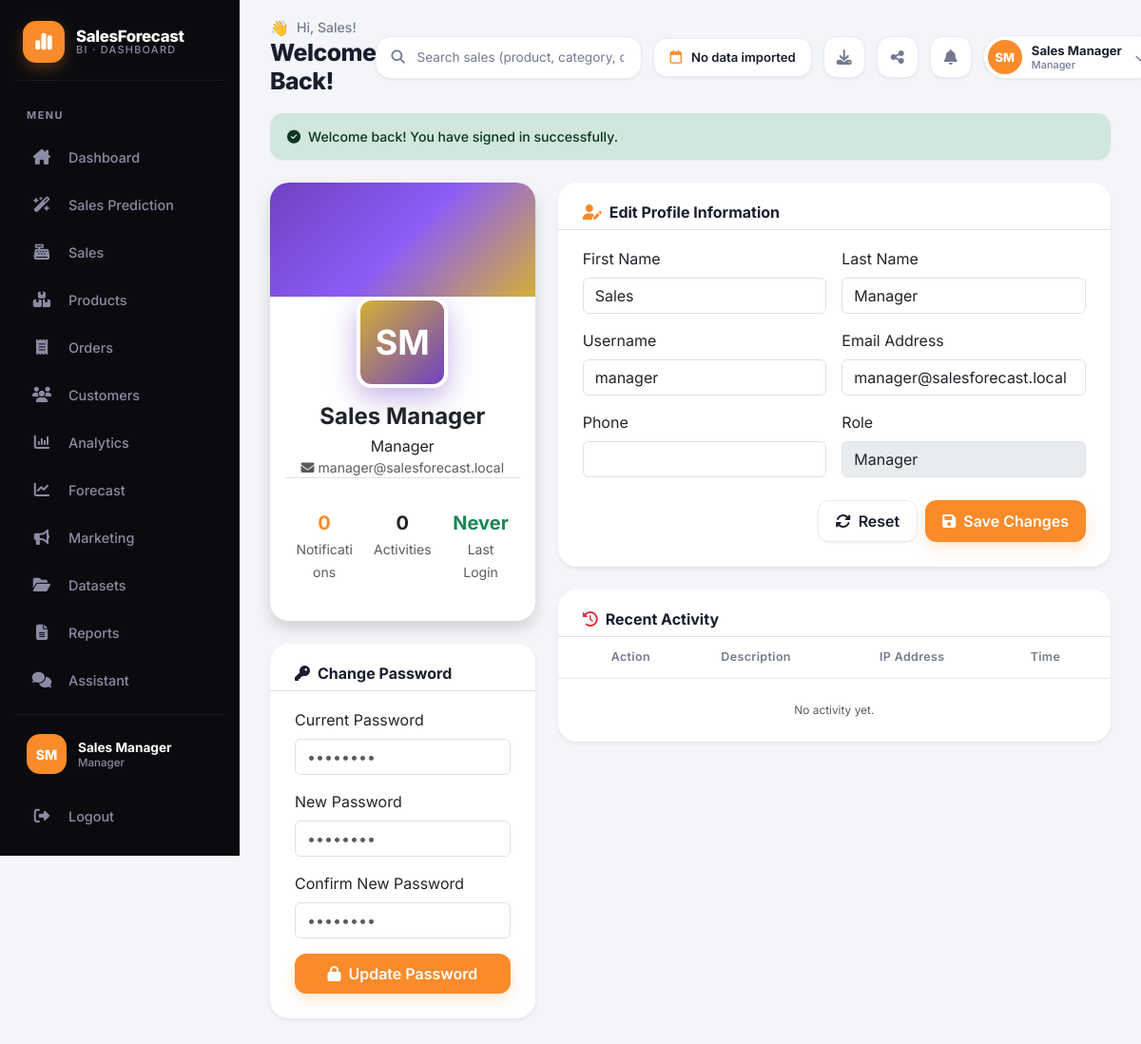
The page /public/profile.php (signed in) on the database its author committed.
### tables this page shows
CREATE TABLE IF NOT EXISTS users (
    id INT PRIMARY KEY AUTO_INCREMENT,
    username VARCHAR(50) UNIQUE NOT NULL,
    email VARCHAR(100) UNIQUE NOT NULL,
    password VARCHAR(255) NOT NULL,
    first_name VARCHAR(100) NOT NULL,
    last_name VARCHAR(100) NOT NULL,
    phone VARCHAR(20),
    avatar VARCHAR(255),
    role_id INT NOT NULL,
    status ENUM('active','inactive','suspended') DEFAULT 'active',
    remember_token VARCHAR(255),
    reset_token VARCHAR(255),
    reset_expires DATETIME,
    last_login DATETIME,
    created_at TIMESTAMP DEFAULT CURRENT_TIMESTAMP,
    updated_at TIMESTAMP DEFAULT CURRENT_TIMESTAMP ON UPDATE CURRENT_TIMESTAMP,
    FOREIGN KEY (role_id) REFERENCES roles(id) ON DELETE CASCADE
);

CREATE TABLE IF NOT EXISTS roles (
    id INT PRIMARY KEY AUTO_INCREMENT,
    name VARCHAR(50) UNIQUE NOT NULL,
    description TEXT,
    permissions TEXT,
    created_at TIMESTAMP DEFAULT CURRENT_TIMESTAMP,
    updated_at TIMESTAMP DEFAULT CURRENT_TIMESTAMP ON UPDATE CURRENT_TIMESTAMP
);

### public/profile.php (the view, shortened to what the rows shown need)
<?php
$user = auth()->user();
$userId = (int)Session::userId();
$alModel = new ActivityLog();
$activities = $alModel->byUser($userId, 15);
include dirname(__FILE__, 2) . '/app/views/partials/header.php';
$initials = strtoupper(substr($user['first_name'] ?? 'U', 0, 1) . substr($user['last_name'] ?? '', 0, 1));
?>
<div class="fade-in">
    <div class="row g-4">
        <div class="col-xl-4">
            <div class="card mb-4 text-center overflow-hidden border-0 shadow">
                <div class="card-body pt-0 px-4 pb-4">
                    <div class="mx-auto mb-3 mt-n5 rounded-4 d-flex align-items-center justify-content-center text-white fw-bold border border-white" style="width:96px;height:96px;background:linear-gradient(135deg,#d4af37,#6f42c1);font-size:2.25rem;box-shadow:0 10px 30px rgba(111,66,193,0.4);border-width:4px !important;"><?= $initials ?></div>
                    <h4 class="fw-bold mb-1"><?= e($user['first_name'].' '.$user['last_name']) ?></h4>
                    <span class="tag tag-primary mb-2"><?= e($user['role_name'] ?? 'User') ?></span>
                    <p class="text-muted small mb-3"><i class="fas fa-envelope me-1"></i><?= e($user['email']) ?></p>
                    <div class="row g-3 text-center py-3 border-top">
                        <div class="col-4"><div class="fw-bold text-primary fs-5"><?= format_number($notifCount) ?></div><small class="text-muted">Notifications</small></div>
                        <div class="col-4"><div class="fw-bold text-accent fs-5"><?= format_number(count($activities)) ?></div><small class="text-muted">Activities</small></div>
                        <div class="col-4"><div class="fw-bold text-success fs-5"><?= $user['last_login']?format_date($user['last_login'],'M d'):'Never' ?></div><small class="text-muted">Last Login</small></div>
                    </div>
                </div>
            </div>
        </div>
        <div class="col-xl-8">
            <div class="card border-0 shadow-sm mb-4">
                <div class="card-body">
                    <form id="profileForm" onsubmit="updateProfile(event)">
                        <div class="row g-3">
                            <div class="col-md-6"><label class="form-label">First Name</label><input type="text" name="first_name" class="form-control" value="<?= e($user['first_name']) ?>" required></div>
                            <div class="col-md-6"><label class="form-label">Last Name</label><input type="text" name="last_name" class="form-control" value="<?= e($user['last_name']) ?>" required></div>
                            <div class="col-md-6"><label class="form-label">Username</label><input type="text" name="username" class="form-control" value="<?= e($user['username']) ?>" required></div>
                            <div class="col-md-6"><label class="form-label">Email Address</label><input type="email" name="email" class="form-control" value="<?= e($user['email']) ?>" required></div>
                            <div class="col-md-6"><label class="form-label">Role</label><input type="text" class="form-control" value="<?= e($user['role_name'] ?? 'User') ?>" disabled></div>
                        </div>
                    </form>
                </div>
            </div>
            <div class="card border-0 shadow-sm">
                <div class="card-body p-0">
                    <div class="table-responsive" style="max-height:400px;overflow-y:auto;">
                        <table class="table mb-0 align-middle">
                            <thead class="sticky-top bg-white"><tr><th style="width:40px;"></th><th>Action</th><th>Description</th><th>IP Address</th><th>Time</th></tr></thead>
                        </table>
                    </div>
                </div>
            </div>
        </div>
    </div>
</div>
<?php include dirname(__FILE__, 2) . '/app/views/partials/footer.php'; ?>

### app/views/partials/header.php (shortened to what the rows shown need)
<!DOCTYPE html>
<html lang="en">
<head>
    <link href="https://cdn.jsdelivr.net/npm/bootstrap@5.3.0/dist/css/bootstrap.min.css" rel="stylesheet">
    <link href="https://cdnjs.cloudflare.com/ajax/libs/font-awesome/6.4.0/css/all.min.css" rel="stylesheet">
</head>
<body>
<div class="wrapper">
    <aside class="sidebar" id="sidebar">
        <?php
            $user = auth()->user();
            $uAvatar = strtoupper(substr($user['first_name'] ?? 'A', 0, 1) . substr($user['last_name'] ?? 'R', 0, 1));
            $uFull = e(($user['first_name'] ?? 'Abdur') . ' ' . ($user['last_name'] ?? 'Rais'));
            $uRole = e($user['role_name'] ?? \Session::userRole() ?? 'Administrator');
        ?>
        <div class="sidebar-bottom">
            <div class="sidebar-user">
                <div class="avatar-xl"><?= $uAvatar ?></div>
                <div class="sidebar-user-text">
                    <span class="uname"><?= $uFull ?></span>
                    <span class="urole"><?= $uRole ?></span>
                </div>
            </div>
        </div>
    </aside>
    <main class="main">
        <div class="topbar">
            <div class="welcome-area">
                <div class="welcome-text">
                    <h6><span class="wave">👋</span> Hi, <?= e($user['first_name'] ?? 'Abdur Rais') ?>!</h6>
                    <h2>Welcome Back!</h2>
                </div>
            </div>
            <div class="topbar-right">
                <div class="dropdown">
                    <div class="user-chip" role="button" data-bs-toggle="dropdown" aria-expanded="false">
                        <div class="avatar-mini"><?= $uAvatar ?></div>
                        <div class="user-chip-text d-none d-md-flex">
                            <span class="uname"><?= $uFull ?></span>
                            <span class="urole"><?= $uRole ?></span>
                        </div>
                        <i class="fas fa-chevron-down caret"></i>
                    </div>
                </div>
            </div>
        </div>
        <div class="content">

### rows shown on the page
users: uAvatar "SM", uFull "Sales Manager", role.name "Manager", first_name "Sales", initials "SM", first_name+last_name "Sales Manager", email "manager@salesforecast.local", last_name "Manager", username "manager"

### other values the page prints
$it['label'] "Dashboard"
$it['label'] "Sales Prediction"
$it['label'] "Sales"
$it['label'] "Products"
$it['label'] "Orders"
$it['label'] "Customers"
$it['label'] "Analytics"
$it['label'] "Forecast"
$it['label'] "Marketing"
$it['label'] "Datasets"
$it['label'] "Reports"
$it['label'] "Assistant"
$it['label'] "Logout"
format_number($notifCount) "0"
format_number(count($activities)) "0"
